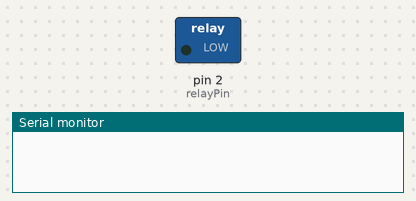
Recording of a sketch running on a simulated Arduino Uno, built with avr-gcc and run on an emulated ATmega328P. On the bench: switched loads named in the sketch (green lamp = pin HIGH), the last lines printed to the serial monitor.

Above: at 1.0 s.
At 3.0 s:
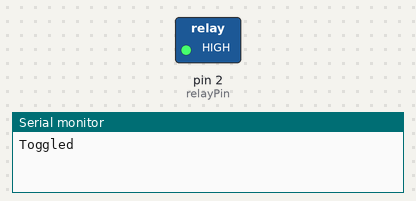
Timing chart, 0 to 5.2 s (numbered marks = the images above):
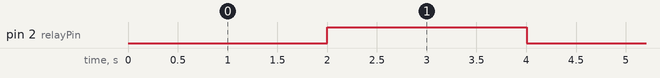

Measured:
- by itself, pin 2 (relayPin): alternates HIGH for 2.0 s and LOW for 2.0 s

The sketch:

relay_sample.ino
```cpp
#define relayPin 2
int calibrationTime = 30;
long unsigned int lowIn;
long unsigned int pause = 2000;
boolean lockLow = true;
boolean takeLowTime = true;
int PIRValue = 0;
boolean flag = true;

void setup() {
   Serial.begin(9600);
   pinMode(relayPin, OUTPUT);
}

void loop() {
   RelaySensor();
}

void RelaySensor() {

   if(takeLowTime){
         lowIn = millis();takeLowTime = false;
      }
      if(millis() - lowIn > pause) {
        toggle();
        takeLowTime = true;
        Serial.println("Toggled");
      }
}

void toggle(){
  if(flag) {
    digitalWrite(relayPin, HIGH);
    flag = false;
  }
  else {
    digitalWrite(relayPin, LOW);
    flag = true;
  }
}
```
